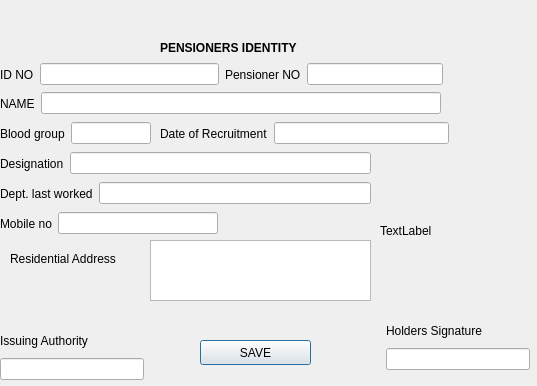
<?xml version="1.0" encoding="UTF-8"?>
<ui version="4.0">
 <class>Dialog</class>
 <widget class="QDialog" name="Dialog">
  <property name="geometry">
   <rect>
    <x>0</x>
    <y>0</y>
    <width>537</width>
    <height>386</height>
   </rect>
  </property>
  <property name="windowTitle">
   <string>Dialog</string>
  </property>
  <widget class="QLabel" name="label_pic">
   <property name="geometry">
    <rect>
     <x>0</x>
     <y>0</y>
     <width>531</width>
     <height>31</height>
    </rect>
   </property>
   <property name="text">
    <string/>
   </property>
  </widget>
  <widget class="QLabel" name="label_8">
   <property name="geometry">
    <rect>
     <x>380</x>
     <y>160</y>
     <width>131</width>
     <height>141</height>
    </rect>
   </property>
   <property name="text">
    <string>TextLabel</string>
   </property>
  </widget>
  <widget class="QLabel" name="label_11">
   <property name="geometry">
    <rect>
     <x>10</x>
     <y>250</y>
     <width>141</width>
     <height>17</height>
    </rect>
   </property>
   <property name="text">
    <string>Residential Address</string>
   </property>
  </widget>
  <widget class="QLabel" name="label_12">
   <property name="geometry">
    <rect>
     <x>160</x>
     <y>40</y>
     <width>181</width>
     <height>17</height>
    </rect>
   </property>
   <property name="text">
    <string>&lt;html&gt;&lt;head/&gt;&lt;body&gt;&lt;h6 style=&quot; margin-top:0px; margin-bottom:0px; margin-left:0px; margin-right:0px; -qt-block-indent:0; text-indent:0px;&quot;&gt;&lt;span style=&quot; font-weight:600;&quot;&gt;PENSIONERS IDENTITY&lt;/span&gt;&lt;/h6&gt;&lt;/body&gt;&lt;/html&gt;</string>
   </property>
  </widget>
  <widget class="QTextEdit" name="textEdit">
   <property name="geometry">
    <rect>
     <x>150</x>
     <y>240</y>
     <width>221</width>
     <height>61</height>
    </rect>
   </property>
  </widget>
  <widget class="QPushButton" name="pushButton">
   <property name="geometry">
    <rect>
     <x>200</x>
     <y>340</y>
     <width>111</width>
     <height>25</height>
    </rect>
   </property>
   <property name="text">
    <string>SAVE</string>
   </property>
  </widget>
  <widget class="QWidget" name="">
   <property name="geometry">
    <rect>
     <x>0</x>
     <y>60</y>
     <width>443</width>
     <height>29</height>
    </rect>
   </property>
   <layout class="QHBoxLayout" name="horizontalLayout_3">
    <item>
     <layout class="QHBoxLayout" name="horizontalLayout">
      <item>
       <widget class="QLabel" name="label">
        <property name="text">
         <string>ID NO</string>
        </property>
       </widget>
      </item>
      <item>
       <widget class="QLineEdit" name="lineEdit"/>
      </item>
     </layout>
    </item>
    <item>
     <layout class="QHBoxLayout" name="horizontalLayout_2">
      <item>
       <widget class="QLabel" name="label_2">
        <property name="text">
         <string>Pensioner NO</string>
        </property>
       </widget>
      </item>
      <item>
       <widget class="QLineEdit" name="lineEdit_2"/>
      </item>
     </layout>
    </item>
   </layout>
  </widget>
  <widget class="QWidget" name="">
   <property name="geometry">
    <rect>
     <x>0</x>
     <y>90</y>
     <width>441</width>
     <height>27</height>
    </rect>
   </property>
   <layout class="QHBoxLayout" name="horizontalLayout_4">
    <item>
     <widget class="QLabel" name="label_3">
      <property name="text">
       <string>NAME</string>
      </property>
     </widget>
    </item>
    <item>
     <widget class="QLineEdit" name="lineEdit_3"/>
    </item>
   </layout>
  </widget>
  <widget class="QWidget" name="">
   <property name="geometry">
    <rect>
     <x>0</x>
     <y>180</y>
     <width>371</width>
     <height>27</height>
    </rect>
   </property>
   <layout class="QHBoxLayout" name="horizontalLayout_5">
    <item>
     <widget class="QLabel" name="label_5">
      <property name="text">
       <string>Dept. last worked</string>
      </property>
     </widget>
    </item>
    <item>
     <widget class="QLineEdit" name="lineEdit_5"/>
    </item>
   </layout>
  </widget>
  <widget class="QWidget" name="">
   <property name="geometry">
    <rect>
     <x>0</x>
     <y>120</y>
     <width>151</width>
     <height>27</height>
    </rect>
   </property>
   <layout class="QHBoxLayout" name="horizontalLayout_6">
    <item>
     <widget class="QLabel" name="label_6">
      <property name="text">
       <string>Blood group</string>
      </property>
     </widget>
    </item>
    <item>
     <widget class="QLineEdit" name="lineEdit_6"/>
    </item>
   </layout>
  </widget>
  <widget class="QWidget" name="">
   <property name="geometry">
    <rect>
     <x>0</x>
     <y>150</y>
     <width>371</width>
     <height>27</height>
    </rect>
   </property>
   <layout class="QHBoxLayout" name="horizontalLayout_7">
    <item>
     <widget class="QLabel" name="label_4">
      <property name="text">
       <string>Designation</string>
      </property>
     </widget>
    </item>
    <item>
     <widget class="QLineEdit" name="lineEdit_4"/>
    </item>
   </layout>
  </widget>
  <widget class="QWidget" name="">
   <property name="geometry">
    <rect>
     <x>160</x>
     <y>120</y>
     <width>289</width>
     <height>27</height>
    </rect>
   </property>
   <layout class="QHBoxLayout" name="horizontalLayout_8">
    <item>
     <widget class="QLabel" name="label_7">
      <property name="text">
       <string>Date of Recruitment</string>
      </property>
     </widget>
    </item>
    <item>
     <widget class="QLineEdit" name="lineEdit_7"/>
    </item>
   </layout>
  </widget>
  <widget class="QWidget" name="">
   <property name="geometry">
    <rect>
     <x>0</x>
     <y>210</y>
     <width>218</width>
     <height>27</height>
    </rect>
   </property>
   <layout class="QHBoxLayout" name="horizontalLayout_9">
    <item>
     <widget class="QLabel" name="label_10">
      <property name="text">
       <string>Mobile no</string>
      </property>
     </widget>
    </item>
    <item>
     <widget class="QLineEdit" name="lineEdit_8"/>
    </item>
   </layout>
  </widget>
  <widget class="QWidget" name="">
   <property name="geometry">
    <rect>
     <x>386</x>
     <y>320</y>
     <width>144</width>
     <height>50</height>
    </rect>
   </property>
   <layout class="QVBoxLayout" name="verticalLayout">
    <item>
     <widget class="QLabel" name="label_9">
      <property name="text">
       <string>Holders Signature</string>
      </property>
     </widget>
    </item>
    <item>
     <widget class="QLineEdit" name="lineEdit_9"/>
    </item>
   </layout>
  </widget>
  <widget class="QWidget" name="">
   <property name="geometry">
    <rect>
     <x>0</x>
     <y>330</y>
     <width>144</width>
     <height>50</height>
    </rect>
   </property>
   <layout class="QVBoxLayout" name="verticalLayout_2">
    <item>
     <widget class="QLabel" name="label_13">
      <property name="text">
       <string>Issuing Authority</string>
      </property>
     </widget>
    </item>
    <item>
     <widget class="QLineEdit" name="lineEdit_10"/>
    </item>
   </layout>
  </widget>
 </widget>
 <resources/>
 <connections/>
</ui>
